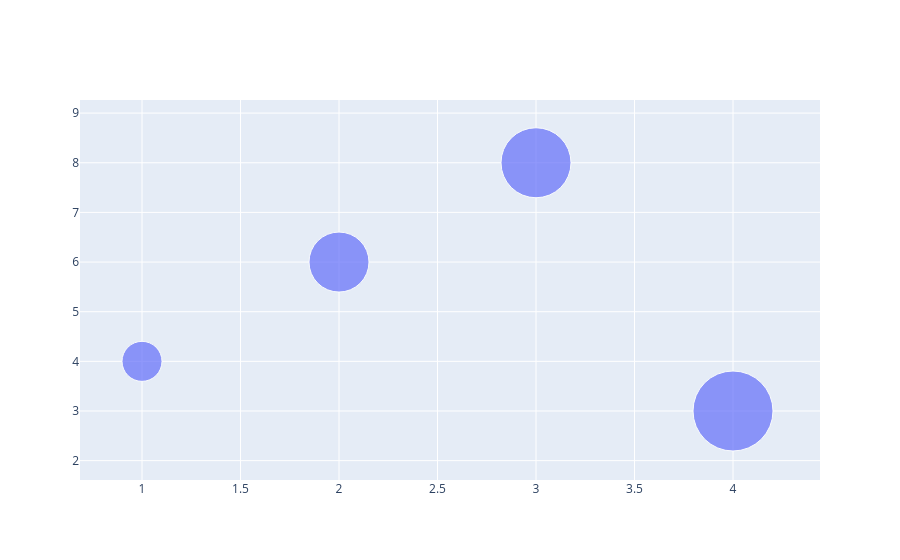

Notebook source saved alongside this figure:
### Code cell
fig = go.Figure(go.Scatter(x=x, y=y, mode = "markers", marker_size = [40,60,70,80],
                          text = ["ProductA", "Product B", "Product C", "Product D"]))

fig.show()

### Figure 1 — Plotly figure (JSON) as saved in the notebook; plotly's stock layout.template omitted (floating-point values rounded to 4 significant figures)
{"data": [{"marker": {"size": [40, 60, 70, 80]}, "mode": "markers", "text": ["ProductA", "Product B", "Product C", "Product D"], "type": "scatter", "x": [1, 2, 3, 4], "y": [4, 6, 8, 3]}], "layout": {}}
